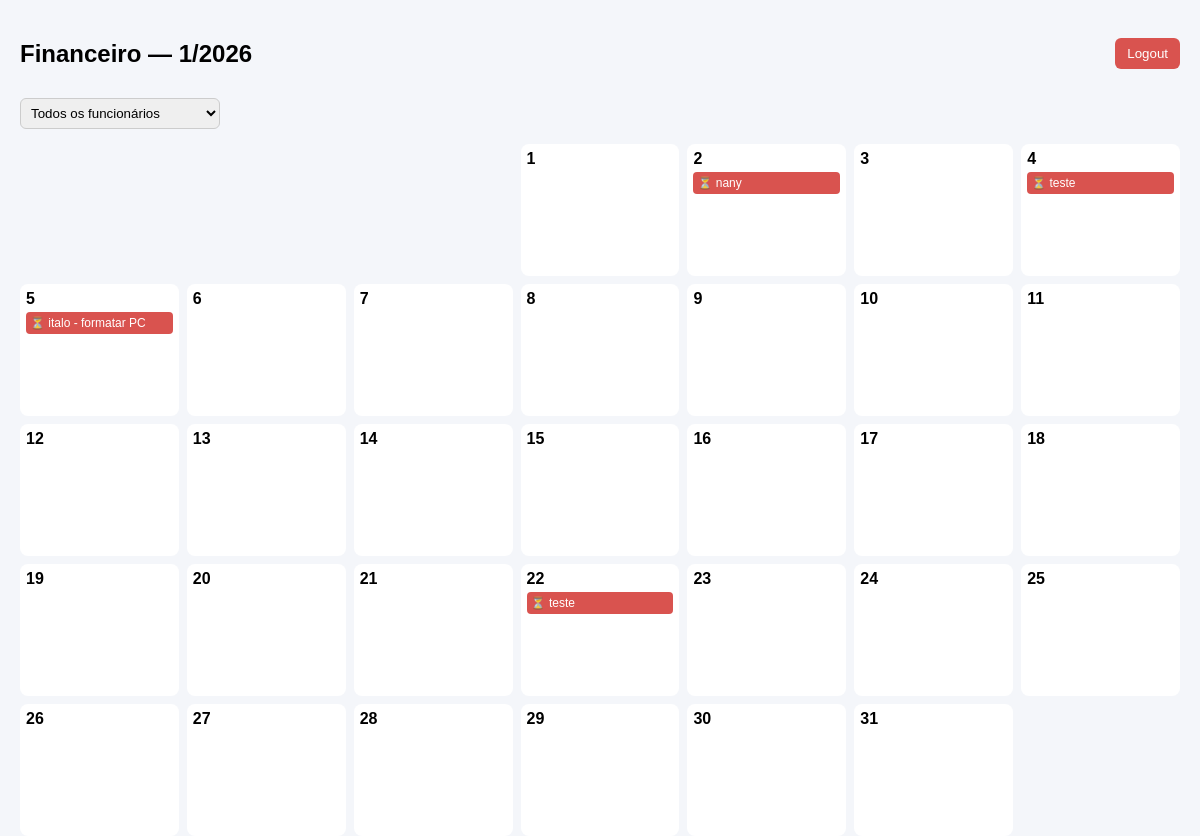
/ (signed in), run on an earlier commit of the app's database.
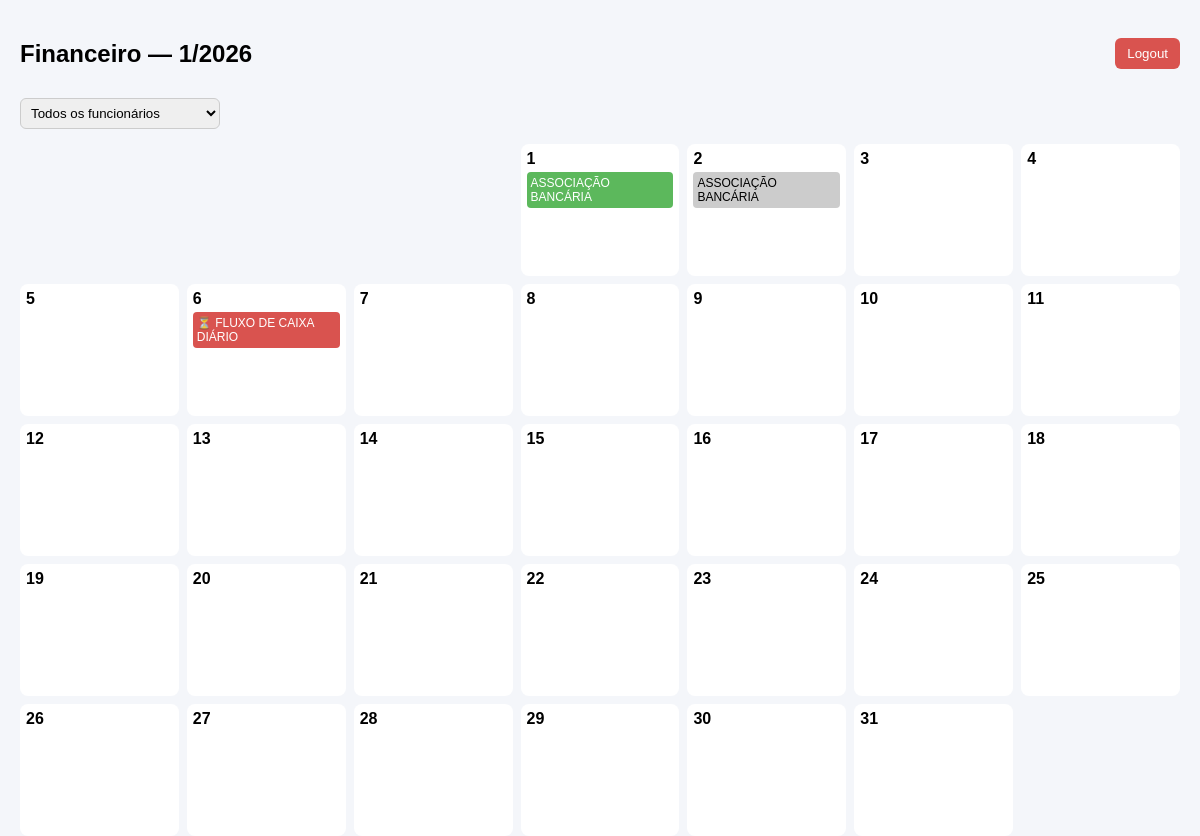
And on a later commit of the database.
### unanime/models.py (models this page shows, shortened)
class Departamento(models.Model):
    nome = models.CharField(max_length=50)

class Demanda(models.Model):
    class StatusChoices(models.TextChoices):
        ABERTO = 'AB', 'Aberto'
        CONCLUIDO = 'CO', 'Concluído'
        PENDENTE = 'PE', 'Pendente'
    titulo = models.CharField(max_length=200)
    descricao = models.TextField(blank=True)
    data = models.DateField()
    status = models.CharField(
        max_length=2,
        choices=StatusChoices.choices,
        default=StatusChoices.ABERTO
    )
    motivo_atraso = models.TextField(blank=True)
    nova_data = models.DateField(null=True, blank=True)
    departamento = models.ForeignKey(
        Departamento,
        on_delete=models.CASCADE,
        related_name='demandas'
    )
    responsavel = models.ForeignKey(
        User,
        on_delete=models.SET_NULL,
        null=True,
        blank=True,
        related_name='demandas_responsavel'
    )
    criado_em = models.DateTimeField(auto_now_add=True)

### unanime/views.py (the view)
# urls.py: path('', views.calendario, name='home'),
@login_required
def calendario(request, depto_id=None):
    hoje = date.today()
    ano = hoje.year
    mes = hoje.month
    perfil = get_object_or_404(Perfil, user=request.user)
    if is_admin(request.user):
        departamentos = Departamento.objects.all()
        departamento = (
            get_object_or_404(Departamento, id=depto_id)
            if depto_id else departamentos.first()
        )
    else:
        departamentos = None
        departamento = perfil.departamento
    funcionarios = Perfil.objects.filter(
        departamento=departamento
    ).select_related('user')
    primeiro_dia, total_dias = monthrange(ano, mes)
    demandas = Demanda.objects.filter(
        data__year=ano,
        data__month=mes,
        departamento=departamento
    )
    responsavel_id = request.GET.get('responsavel')
    if responsavel_id:
        demandas = demandas.filter(responsavel_id=responsavel_id)
    demandas_por_dia = {}
    for d in demandas:
        demandas_por_dia.setdefault(d.data.day, []).append(d)
    return render(request, 'calendario.html', {
        'ano': ano,
        'mes': mes,
        'departamento': departamento,
        'departamentos': departamentos,
        'funcionarios': funcionarios,
        'demandas_por_dia': demandas_por_dia,
        'dias_mes': range(1, total_dias + 1),
        'espacos_vazios': range(primeiro_dia),
        'is_admin': is_admin(request.user),
    })

### unanime/templatetags/dict_extras.py (called while the page is built)
@register.filter
def get_item(dictionary, key):
    if dictionary:
        return dictionary.get(key, [])
    return []

### unanime/views.py (called while the page is built)
def is_admin(user):
    return user.groups.filter(name='Administrador').exists()

### unanime/templates/calendario.html (shortened to what this page needs)
{% load dict_extras %}
<!DOCTYPE html>
<html lang="pt-br">
<head>
</head>
<body>
<main>
<div class="topbar">
    <h2>{{ departamento.nome }} — {{ mes }}/{{ ano }}</h2>
    <form method="POST" action="{% url 'logout' %}">
        <button type="submit" class="logout-btn">Logout</button>
    </form>
</div>
<div class="filtro-funcionario">
    <form method="GET">
        <select name="responsavel" onchange="this.form.submit()">
            <option value="">Todos os funcionários</option>
        </select>
    </form>
</div>
<div class="calendario">
{% for _ in espacos_vazios %}<div></div>{% endfor %}
{% for dia in dias_mes %}
<div class="dia" {% if is_admin %}onclick="abrirCriar('{{ dia }}')" {% endif %}>
<strong>{{ dia }}</strong>
{% for d in demandas_por_dia|get_item:dia %}
<div class="demanda {{ d.status }}"
onclick="event.stopPropagation(); abrirEditar(
    '{{ d.id }}',
    '{{ d.titulo|escapejs }}',
    '{{ d.descricao|escapejs }}',
    '{{ d.status }}',
    '{{ d.responsavel.id|default:'' }}',
    '{{ d.motivo_atraso|default:''|escapejs }}',
    '{{ d.nova_data|date:"Y-m-d"|default:"" }}'
)">
{% if d.status == 'PE' %}⏳ {% endif %}{{ d.titulo }}
</div>
{% endfor %}
</div>
{% endfor %}
</div>
</main>
</body>
</html>

### unanime/templates/calendario.html (style rules this page uses)
body { font-family:Arial; margin:0; background:#f4f6fa; display:flex; height:100vh }
main { flex:1;padding:20px }
.topbar { display:flex; justify-content:space-between; align-items:center; margin-bottom:10px }
.logout-btn { background:#d9534f; border:none; color:#fff; padding:8px 12px; border-radius:6px; cursor:pointer }
.filtro-funcionario { margin-bottom:15px }
.filtro-funcionario select { padding:6px; border-radius:6px; border:1px solid #ccc; min-width:200px }
.calendario { display:grid; grid-template-columns:repeat(7,1fr); gap:8px }
.dia { background:#fff; border-radius:8px; padding:6px; min-height:120px; cursor:pointer }
.demanda { margin-top:4px; padding:4px; border-radius:4px; font-size:12px; cursor:pointer }
.AB { background:#ccc }
.CO { background:#5cb85c;color:#fff }
.PE { background:#d9534f;color:#fff }

What changed in the data, as far as the page shows it:
removed Demanda: titulo "nany", shown under "2"
removed Demanda: titulo "teste", shown under "4"
removed Demanda: titulo "italo - formatar PC", shown under "5"
removed Demanda: titulo "teste", shown under "22"
added Demanda: titulo "ASSOCIAÇÃO BANCÁRIA", status "CO" (drawn), shown under "1"
added Demanda: titulo "ASSOCIAÇÃO BANCÁRIA", status "AB" (drawn), shown under "2"
added Demanda: titulo "FLUXO DE CAIXA DIÁRIO", shown under "6"
